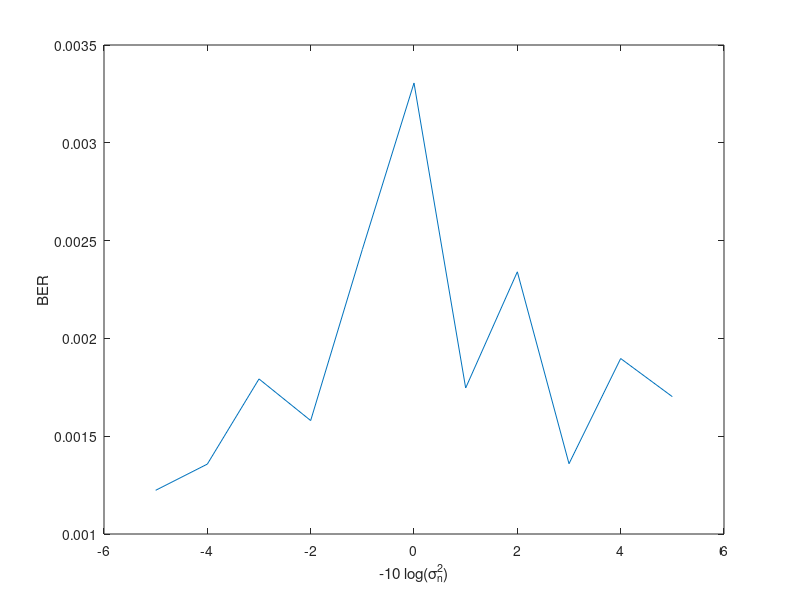
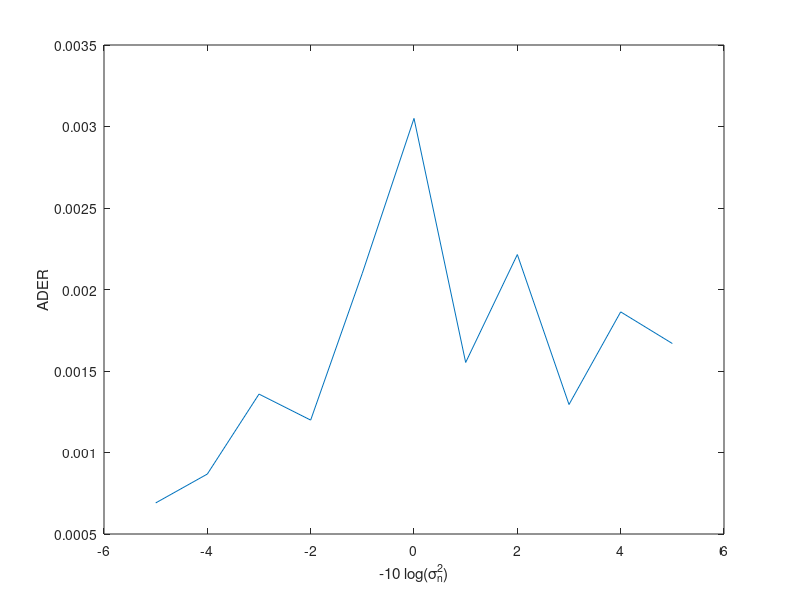
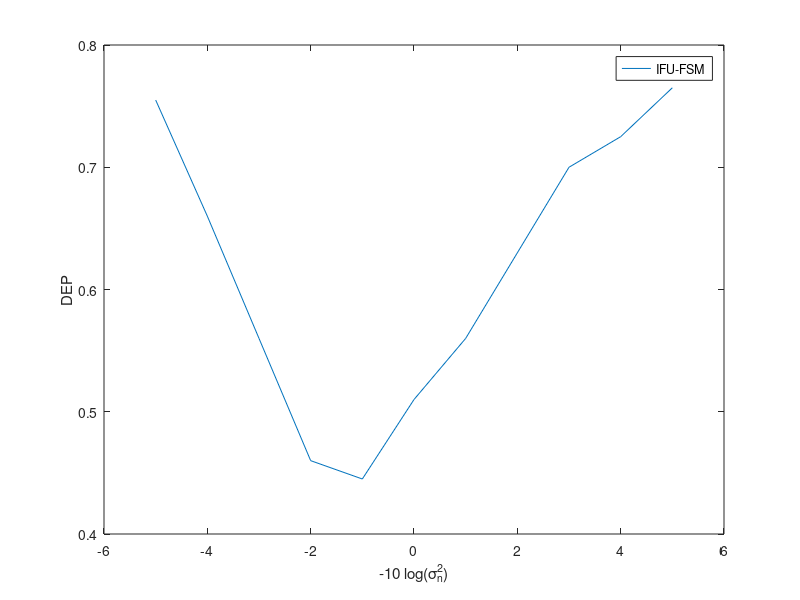
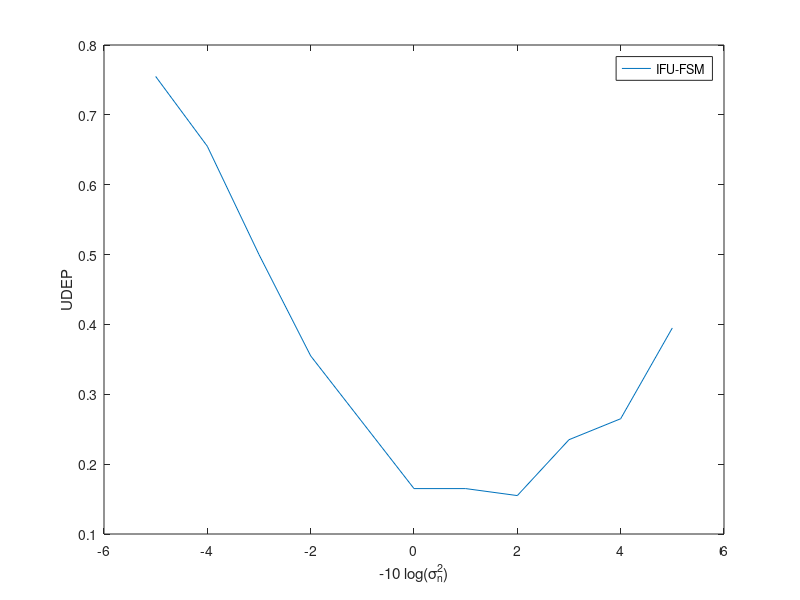

MATLAB code for these plots, in order:
close all;clear all;
N=3;
load('resultadosMIMO_Fer.mat');


SNRvec=-5:5;
ber=zeros(length(SNRvec),1);
mse=zeros(length(SNRvec),1);
ader=zeros(length(SNRvec),1);
dep=zeros(length(SNRvec),1);
udep=zeros(length(SNRvec),1);
mem1=zeros(length(SNRvec),1);
mem2=zeros(length(SNRvec),1);
mem3=zeros(length(SNRvec),1);

l=0;
sum_idxA=0;
%itH=2;
%n=itH;
vec_itH=1:20;
for L=SNRvec
    l=l+1;
    for itH=vec_itH
        n=itH;
        %idxA=find(Nfin(l,n,:)==N);
        idxA=find(Nfin(l,n,:)==N & Mfin(l,n,:)==1);
        %idxA=1:10;
        sum_idxA=sum_idxA+length(idxA);
        ber(l)=ber(l)+sum(BER(l,n,idxA));
        %upp(l)=std(BER(l,n,idxA));
        %low(l)=min(upp(l),ber(l));
        mse(l)=mse(l)+sum(MSE(l,n,idxA))/10;
        ader(l)=ader(l)+sum(pOnOff(l,n,idxA));
        dep(l)=dep(l)+1-sum(Mfin(l,n,:) & Nfin(l,n,:)==N)/10;
        udep(l)=udep(l)+1-sum(Nfin(l,n,:)==N)/10;
        
        idxA=find(Nfin(l,n,:)==N);
        mem1(l)=mem1(l)+sum(MEM(l,n,idxA,1));
        mem2(l)=mem2(l)+sum(MEM(l,n,idxA,2));
        mem3(l)=mem3(l)+sum(MEM(l,n,idxA,3));
    end
end
dep=dep/length(vec_itH);
udep=udep/length(vec_itH);
ber=ber/sum_idxA;
ader=ader/sum_idxA;
mse=mse/sum_idxA;
mem1=mem1./sum(sum(Nfin(:,vec_itH,:)==3,2),3);
mem2=mem2./sum(sum(Nfin(:,vec_itH,:)==3,2),3);
mem3=mem3./sum(sum(Nfin(:,vec_itH,:)==3,2),3);


%load('resultadosFBs_SNR.mat');
%berFB=zeros(length(SNRvec),1);
%aderFB=zeros(length(SNRvec),1);
% 
% l=0;
% for L=SNRvec
%     l=l+1;
%     berFB(l)=sum(BER(l,n,idxA))/length(idxA);  
%     uppFB(l)=std(BER(l,n,idxA));
%     lowFB(l)=min(uppFB(l),berFB(l));
%     aderFB(l)=sum(pOnOff(l,n,idxA))/length(idxA);
% end

figure,%errorbar(SNRvec,ber,low,upp,'r');
plot(SNRvec,ber);
ylabel('BER'),xlabel('-10 log(\sigma_n^2)')
figure,plot(SNRvec,ader);
ylabel('ADER'),xlabel('-10 log(\sigma_n^2)')
figure,plot(SNRvec, dep);
legend('IFU-FSM'), ylabel('DEP'),xlabel('-10 log(\sigma_n^2)')
figure,plot(SNRvec, udep);
legend('IFU-FSM'), ylabel('UDEP'),xlabel('-10 log(\sigma_n^2)')
figure,plot(SNRvec, mse);
legend('IFU-FSM'), ylabel('MSE'),xlabel('-10 log(\sigma_n^2)')

figure,plot(SNRvec, mem1,SNRvec, mem2,SNRvec, mem3);
legend('Mem1','Mem2','Mem3'), ylabel('Memorias'),xlabel('-10 log(\sigma_n^2)')


